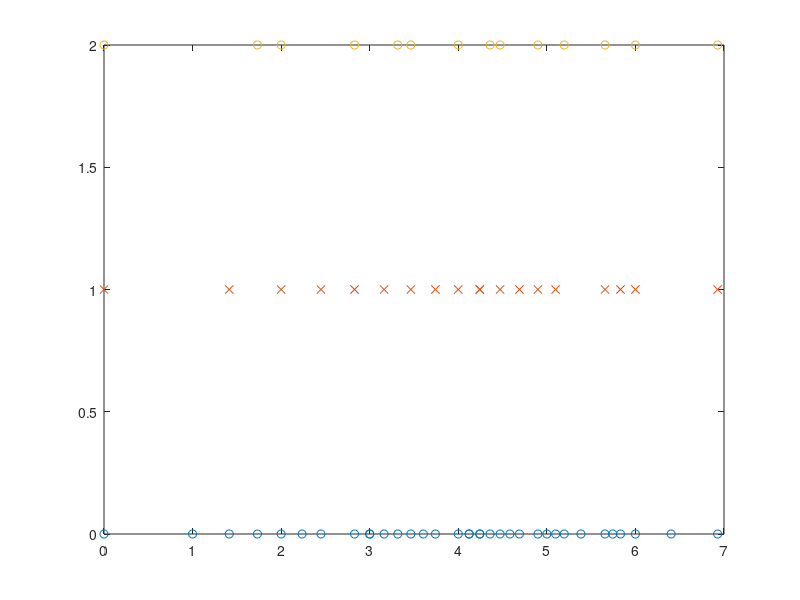

This chart was generated by the following MATLAB code:
close all
clear all


allevec = [];
kabs = [];
for h= 0:4
    for k = 0:h
        for l = 0:k
            allevec = [allevec; [h,k,l]];
            kabs = [kabs; sqrt(h.^2 + k.^2 + l.^2)];
        end
    end
end

   

[kabs, ix] = sort(kabs);
allevec = allevec(ix,:);
    
out = [kabs, kabs.* 0, kabs.*0, allevec];

% simple cubic = all peaks
sc = kabs;


% body centered cubic : sum (hkl) even 
% even
x = sum(allevec,2);
ids = x/2 == fix(x/2);
bcc = kabs(ids);
out(ids,2) = 1;


% face centerd cubic: (hkl) all even or all odd

% even
x = ( (allevec/2) - fix(allevec/2)) == 0;
x = sum(x,2);
ids = ( (x == 0) | (x == 3));
fcc = kabs(ids);
out(ids,3) = 1;


 plot(sc, sc .* 0 , 'o')
hold on
 plot(bcc, bcc .* 0  + 1, 'x')
 plot(fcc, fcc .* 0  + 2, 'o')
 hold off


